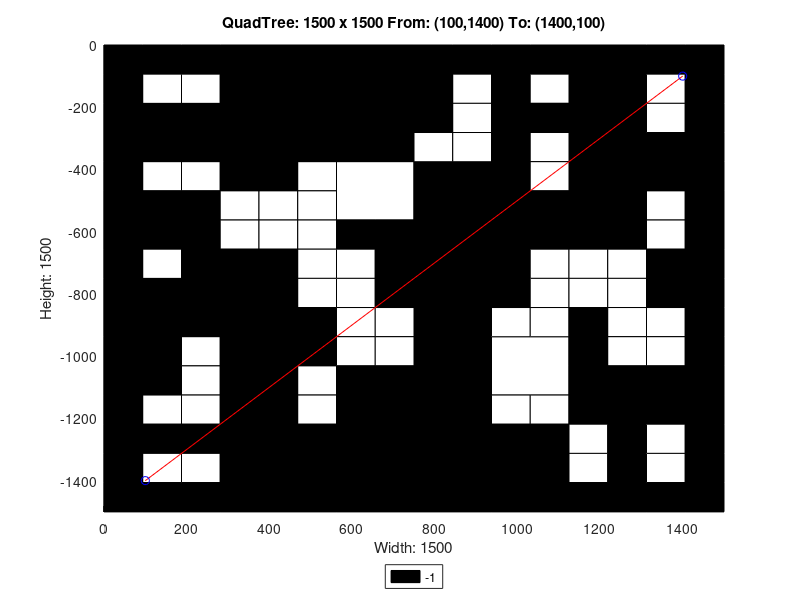

This chart was generated by the following MATLAB code:
axis([0 1500 -1500 0]);
title('QuadTree: 1500 x 1500 From: (100,1400) To: (1400,100)');
xlabel('Width: 1500');
ylabel('Height: 1500');
rectangle('Position',[375 -375 375 375], 'FaceColor',[0 0 0]);
rectangle('Position',[0 -375 187.5 187.5], 'FaceColor',[0 0 0]);
rectangle('Position',[187.5 -375 187.5 187.5], 'FaceColor',[0 0 0]);
rectangle('Position',[562.5 -562.5 187.5 187.5], 'FaceColor',[1 1 1]);
rectangle('Position',[1125 -187.5 187.5 187.5], 'FaceColor',[0 0 0]);
rectangle('Position',[1125 -375 187.5 187.5], 'FaceColor',[0 0 0]);
rectangle('Position',[750 -562.5 187.5 187.5], 'FaceColor',[0 0 0]);
rectangle('Position',[750 -750 187.5 187.5], 'FaceColor',[0 0 0]);
rectangle('Position',[1125 -562.5 187.5 187.5], 'FaceColor',[0 0 0]);
rectangle('Position',[0 -937.5 187.5 187.5], 'FaceColor',[0 0 0]);
rectangle('Position',[187.5 -937.5 187.5 187.5], 'FaceColor',[0 0 0]);
rectangle('Position',[0 -1125 187.5 187.5], 'FaceColor',[0 0 0]);
rectangle('Position',[562.5 -1312.5 187.5 187.5], 'FaceColor',[0 0 0]);
rectangle('Position',[375 -1500 187.5 187.5], 'FaceColor',[0 0 0]);
rectangle('Position',[562.5 -1500 187.5 187.5], 'FaceColor',[0 0 0]);
rectangle('Position',[750 -937.5 187.5 187.5], 'FaceColor',[0 0 0]);
rectangle('Position',[750 -1125 187.5 187.5], 'FaceColor',[0 0 0]);
rectangle('Position',[937.5 -1125 187.5 187.5], 'FaceColor',[1 1 1]);
rectangle('Position',[750 -1312.5 187.5 187.5], 'FaceColor',[0 0 0]);
rectangle('Position',[750 -1500 187.5 187.5], 'FaceColor',[0 0 0]);
rectangle('Position',[937.5 -1500 187.5 187.5], 'FaceColor',[0 0 0]);
rectangle('Position',[0 -93.75 93.75 93.75], 'FaceColor',[0 0 0]);
rectangle('Position',[93.75 -93.75 93.75 93.75], 'FaceColor',[0 0 0]);
rectangle('Position',[0 -187.5 93.75 93.75], 'FaceColor',[0 0 0]);
rectangle('Position',[93.75 -187.5 93.75 93.75], 'FaceColor',[1 1 1]);
rectangle('Position',[187.5 -93.75 93.75 93.75], 'FaceColor',[0 0 0]);
rectangle('Position',[281.25 -93.75 93.75 93.75], 'FaceColor',[0 0 0]);
rectangle('Position',[187.5 -187.5 93.75 93.75], 'FaceColor',[1 1 1]);
rectangle('Position',[281.25 -187.5 93.75 93.75], 'FaceColor',[0 0 0]);
rectangle('Position',[0 -468.75 93.75 93.75], 'FaceColor',[0 0 0]);
rectangle('Position',[93.75 -468.75 93.75 93.75], 'FaceColor',[1 1 1]);
rectangle('Position',[0 -562.5 93.75 93.75], 'FaceColor',[0 0 0]);
rectangle('Position',[93.75 -562.5 93.75 93.75], 'FaceColor',[0 0 0]);
rectangle('Position',[187.5 -468.75 93.75 93.75], 'FaceColor',[1 1 1]);
rectangle('Position',[281.25 -468.75 93.75 93.75], 'FaceColor',[0 0 0]);
rectangle('Position',[187.5 -562.5 93.75 93.75], 'FaceColor',[0 0 0]);
rectangle('Position',[281.25 -562.5 93.75 93.75], 'FaceColor',[1 1 1]);
rectangle('Position',[0 -656.25 93.75 93.75], 'FaceColor',[0 0 0]);
rectangle('Position',[93.75 -656.25 93.75 93.75], 'FaceColor',[0 0 0]);
rectangle('Position',[0 -750 93.75 93.75], 'FaceColor',[0 0 0]);
rectangle('Position',[93.75 -750 93.75 93.75], 'FaceColor',[1 1 1]);
rectangle('Position',[187.5 -656.25 93.75 93.75], 'FaceColor',[0 0 0]);
rectangle('Position',[281.25 -656.25 93.75 93.75], 'FaceColor',[1 1 1]);
rectangle('Position',[187.5 -750 93.75 93.75], 'FaceColor',[0 0 0]);
rectangle('Position',[281.25 -750 93.75 93.75], 'FaceColor',[0 0 0]);
rectangle('Position',[375 -468.75 93.75 93.75], 'FaceColor',[0 0 0]);
rectangle('Position',[468.75 -468.75 93.75 93.75], 'FaceColor',[1 1 1]);
rectangle('Position',[375 -562.5 93.75 93.75], 'FaceColor',[1 1 1]);
rectangle('Position',[468.75 -562.5 93.75 93.75], 'FaceColor',[1 1 1]);
rectangle('Position',[375 -656.25 93.75 93.75], 'FaceColor',[1 1 1]);
rectangle('Position',[468.75 -656.25 93.75 93.75], 'FaceColor',[1 1 1]);
rectangle('Position',[375 -750 93.75 93.75], 'FaceColor',[0 0 0]);
rectangle('Position',[468.75 -750 93.75 93.75], 'FaceColor',[1 1 1]);
rectangle('Position',[562.5 -656.25 93.75 93.75], 'FaceColor',[0 0 0]);
rectangle('Position',[656.25 -656.25 93.75 93.75], 'FaceColor',[0 0 0]);
rectangle('Position',[562.5 -750 93.75 93.75], 'FaceColor',[1 1 1]);
rectangle('Position',[656.25 -750 93.75 93.75], 'FaceColor',[0 0 0]);
rectangle('Position',[750 -93.75 93.75 93.75], 'FaceColor',[0 0 0]);
rectangle('Position',[843.75 -93.75 93.75 93.75], 'FaceColor',[0 0 0]);
rectangle('Position',[750 -187.5 93.75 93.75], 'FaceColor',[0 0 0]);
rectangle('Position',[843.75 -187.5 93.75 93.75], 'FaceColor',[1 1 1]);
rectangle('Position',[937.5 -93.75 93.75 93.75], 'FaceColor',[0 0 0]);
rectangle('Position',[1031.25 -93.75 93.75 93.75], 'FaceColor',[0 0 0]);
rectangle('Position',[937.5 -187.5 93.75 93.75], 'FaceColor',[0 0 0]);
rectangle('Position',[1031.25 -187.5 93.75 93.75], 'FaceColor',[1 1 1]);
rectangle('Position',[750 -281.25 93.75 93.75], 'FaceColor',[0 0 0]);
rectangle('Position',[843.75 -281.25 93.75 93.75], 'FaceColor',[1 1 1]);
rectangle('Position',[750 -375 93.75 93.75], 'FaceColor',[1 1 1]);
rectangle('Position',[843.75 -375 93.75 93.75], 'FaceColor',[1 1 1]);
rectangle('Position',[937.5 -281.25 93.75 93.75], 'FaceColor',[0 0 0]);
rectangle('Position',[1031.25 -281.25 93.75 93.75], 'FaceColor',[0 0 0]);
rectangle('Position',[937.5 -375 93.75 93.75], 'FaceColor',[0 0 0]);
rectangle('Position',[1031.25 -375 93.75 93.75], 'FaceColor',[1 1 1]);
rectangle('Position',[1312.5 -93.75 93.75 93.75], 'FaceColor',[0 0 0]);
rectangle('Position',[1406.25 -93.75 93.75 93.75], 'FaceColor',[0 0 0]);
rectangle('Position',[1312.5 -187.5 93.75 93.75], 'FaceColor',[1 1 1]);
rectangle('Position',[1406.25 -187.5 93.75 93.75], 'FaceColor',[0 0 0]);
rectangle('Position',[1312.5 -281.25 93.75 93.75], 'FaceColor',[1 1 1]);
rectangle('Position',[1406.25 -281.25 93.75 93.75], 'FaceColor',[0 0 0]);
rectangle('Position',[1312.5 -375 93.75 93.75], 'FaceColor',[0 0 0]);
rectangle('Position',[1406.25 -375 93.75 93.75], 'FaceColor',[0 0 0]);
rectangle('Position',[937.5 -468.75 93.75 93.75], 'FaceColor',[0 0 0]);
rectangle('Position',[1031.25 -468.75 93.75 93.75], 'FaceColor',[1 1 1]);
rectangle('Position',[937.5 -562.5 93.75 93.75], 'FaceColor',[0 0 0]);
rectangle('Position',[1031.25 -562.5 93.75 93.75], 'FaceColor',[0 0 0]);
rectangle('Position',[937.5 -656.25 93.75 93.75], 'FaceColor',[0 0 0]);
rectangle('Position',[1031.25 -656.25 93.75 93.75], 'FaceColor',[0 0 0]);
rectangle('Position',[937.5 -750 93.75 93.75], 'FaceColor',[0 0 0]);
rectangle('Position',[1031.25 -750 93.75 93.75], 'FaceColor',[1 1 1]);
rectangle('Position',[1312.5 -468.75 93.75 93.75], 'FaceColor',[0 0 0]);
rectangle('Position',[1406.25 -468.75 93.75 93.75], 'FaceColor',[0 0 0]);
rectangle('Position',[1312.5 -562.5 93.75 93.75], 'FaceColor',[1 1 1]);
rectangle('Position',[1406.25 -562.5 93.75 93.75], 'FaceColor',[0 0 0]);
rectangle('Position',[1125 -656.25 93.75 93.75], 'FaceColor',[0 0 0]);
rectangle('Position',[1218.75 -656.25 93.75 93.75], 'FaceColor',[0 0 0]);
rectangle('Position',[1125 -750 93.75 93.75], 'FaceColor',[1 1 1]);
rectangle('Position',[1218.75 -750 93.75 93.75], 'FaceColor',[1 1 1]);
rectangle('Position',[1312.5 -656.25 93.75 93.75], 'FaceColor',[1 1 1]);
rectangle('Position',[1406.25 -656.25 93.75 93.75], 'FaceColor',[0 0 0]);
rectangle('Position',[1312.5 -750 93.75 93.75], 'FaceColor',[0 0 0]);
rectangle('Position',[1406.25 -750 93.75 93.75], 'FaceColor',[0 0 0]);
rectangle('Position',[187.5 -1031.25 93.75 93.75], 'FaceColor',[1 1 1]);
rectangle('Position',[281.25 -1031.25 93.75 93.75], 'FaceColor',[0 0 0]);
rectangle('Position',[187.5 -1125 93.75 93.75], 'FaceColor',[1 1 1]);
rectangle('Position',[281.25 -1125 93.75 93.75], 'FaceColor',[0 0 0]);
rectangle('Position',[375 -843.75 93.75 93.75], 'FaceColor',[0 0 0]);
rectangle('Position',[468.75 -843.75 93.75 93.75], 'FaceColor',[1 1 1]);
rectangle('Position',[375 -937.5 93.75 93.75], 'FaceColor',[0 0 0]);
rectangle('Position',[468.75 -937.5 93.75 93.75], 'FaceColor',[0 0 0]);
rectangle('Position',[562.5 -843.75 93.75 93.75], 'FaceColor',[1 1 1]);
rectangle('Position',[656.25 -843.75 93.75 93.75], 'FaceColor',[0 0 0]);
rectangle('Position',[562.5 -937.5 93.75 93.75], 'FaceColor',[1 1 1]);
rectangle('Position',[656.25 -937.5 93.75 93.75], 'FaceColor',[1 1 1]);
rectangle('Position',[375 -1031.25 93.75 93.75], 'FaceColor',[0 0 0]);
rectangle('Position',[468.75 -1031.25 93.75 93.75], 'FaceColor',[0 0 0]);
rectangle('Position',[375 -1125 93.75 93.75], 'FaceColor',[0 0 0]);
rectangle('Position',[468.75 -1125 93.75 93.75], 'FaceColor',[1 1 1]);
rectangle('Position',[562.5 -1031.25 93.75 93.75], 'FaceColor',[1 1 1]);
rectangle('Position',[656.25 -1031.25 93.75 93.75], 'FaceColor',[1 1 1]);
rectangle('Position',[562.5 -1125 93.75 93.75], 'FaceColor',[0 0 0]);
rectangle('Position',[656.25 -1125 93.75 93.75], 'FaceColor',[0 0 0]);
rectangle('Position',[0 -1218.75 93.75 93.75], 'FaceColor',[0 0 0]);
rectangle('Position',[93.75 -1218.75 93.75 93.75], 'FaceColor',[1 1 1]);
rectangle('Position',[0 -1312.5 93.75 93.75], 'FaceColor',[0 0 0]);
rectangle('Position',[93.75 -1312.5 93.75 93.75], 'FaceColor',[0 0 0]);
rectangle('Position',[187.5 -1218.75 93.75 93.75], 'FaceColor',[1 1 1]);
rectangle('Position',[281.25 -1218.75 93.75 93.75], 'FaceColor',[0 0 0]);
rectangle('Position',[187.5 -1312.5 93.75 93.75], 'FaceColor',[0 0 0]);
rectangle('Position',[281.25 -1312.5 93.75 93.75], 'FaceColor',[0 0 0]);
rectangle('Position',[0 -1406.25 93.75 93.75], 'FaceColor',[0 0 0]);
rectangle('Position',[93.75 -1406.25 93.75 93.75], 'FaceColor',[1 1 1]);
rectangle('Position',[0 -1500 93.75 93.75], 'FaceColor',[0 0 0]);
rectangle('Position',[93.75 -1500 93.75 93.75], 'FaceColor',[0 0 0]);
rectangle('Position',[187.5 -1406.25 93.75 93.75], 'FaceColor',[1 1 1]);
rectangle('Position',[281.25 -1406.25 93.75 93.75], 'FaceColor',[0 0 0]);
rectangle('Position',[187.5 -1500 93.75 93.75], 'FaceColor',[0 0 0]);
rectangle('Position',[281.25 -1500 93.75 93.75], 'FaceColor',[0 0 0]);
rectangle('Position',[375 -1218.75 93.75 93.75], 'FaceColor',[0 0 0]);
rectangle('Position',[468.75 -1218.75 93.75 93.75], 'FaceColor',[1 1 1]);
rectangle('Position',[375 -1312.5 93.75 93.75], 'FaceColor',[0 0 0]);
rectangle('Position',[468.75 -1312.5 93.75 93.75], 'FaceColor',[0 0 0]);
rectangle('Position',[937.5 -843.75 93.75 93.75], 'FaceColor',[0 0 0]);
rectangle('Position',[1031.25 -843.75 93.75 93.75], 'FaceColor',[1 1 1]);
rectangle('Position',[937.5 -937.5 93.75 93.75], 'FaceColor',[1 1 1]);
rectangle('Position',[1031.25 -937.5 93.75 93.75], 'FaceColor',[1 1 1]);
rectangle('Position',[1125 -843.75 93.75 93.75], 'FaceColor',[1 1 1]);
rectangle('Position',[1218.75 -843.75 93.75 93.75], 'FaceColor',[1 1 1]);
rectangle('Position',[1125 -937.5 93.75 93.75], 'FaceColor',[0 0 0]);
rectangle('Position',[1218.75 -937.5 93.75 93.75], 'FaceColor',[1 1 1]);
rectangle('Position',[1312.5 -843.75 93.75 93.75], 'FaceColor',[0 0 0]);
rectangle('Position',[1406.25 -843.75 93.75 93.75], 'FaceColor',[0 0 0]);
rectangle('Position',[1312.5 -937.5 93.75 93.75], 'FaceColor',[1 1 1]);
rectangle('Position',[1406.25 -937.5 93.75 93.75], 'FaceColor',[0 0 0]);
rectangle('Position',[1125 -1031.25 93.75 93.75], 'FaceColor',[0 0 0]);
rectangle('Position',[1218.75 -1031.25 93.75 93.75], 'FaceColor',[1 1 1]);
rectangle('Position',[1125 -1125 93.75 93.75], 'FaceColor',[0 0 0]);
rectangle('Position',[1218.75 -1125 93.75 93.75], 'FaceColor',[0 0 0]);
rectangle('Position',[1312.5 -1031.25 93.75 93.75], 'FaceColor',[1 1 1]);
rectangle('Position',[1406.25 -1031.25 93.75 93.75], 'FaceColor',[0 0 0]);
rectangle('Position',[1312.5 -1125 93.75 93.75], 'FaceColor',[0 0 0]);
rectangle('Position',[1406.25 -1125 93.75 93.75], 'FaceColor',[0 0 0]);
rectangle('Position',[937.5 -1218.75 93.75 93.75], 'FaceColor',[1 1 1]);
rectangle('Position',[1031.25 -1218.75 93.75 93.75], 'FaceColor',[1 1 1]);
rectangle('Position',[937.5 -1312.5 93.75 93.75], 'FaceColor',[0 0 0]);
rectangle('Position',[1031.25 -1312.5 93.75 93.75], 'FaceColor',[0 0 0]);
rectangle('Position',[1125 -1218.75 93.75 93.75], 'FaceColor',[0 0 0]);
rectangle('Position',[1218.75 -1218.75 93.75 93.75], 'FaceColor',[0 0 0]);
rectangle('Position',[1125 -1312.5 93.75 93.75], 'FaceColor',[1 1 1]);
rectangle('Position',[1218.75 -1312.5 93.75 93.75], 'FaceColor',[0 0 0]);
rectangle('Position',[1312.5 -1218.75 93.75 93.75], 'FaceColor',[0 0 0]);
rectangle('Position',[1406.25 -1218.75 93.75 93.75], 'FaceColor',[0 0 0]);
rectangle('Position',[1312.5 -1312.5 93.75 93.75], 'FaceColor',[1 1 1]);
rectangle('Position',[1406.25 -1312.5 93.75 93.75], 'FaceColor',[0 0 0]);
rectangle('Position',[1125 -1406.25 93.75 93.75], 'FaceColor',[1 1 1]);
rectangle('Position',[1218.75 -1406.25 93.75 93.75], 'FaceColor',[0 0 0]);
rectangle('Position',[1125 -1500 93.75 93.75], 'FaceColor',[0 0 0]);
rectangle('Position',[1218.75 -1500 93.75 93.75], 'FaceColor',[0 0 0]);
rectangle('Position',[1312.5 -1406.25 93.75 93.75], 'FaceColor',[1 1 1]);
rectangle('Position',[1406.25 -1406.25 93.75 93.75], 'FaceColor',[0 0 0]);
rectangle('Position',[1312.5 -1500 93.75 93.75], 'FaceColor',[0 0 0]);
rectangle('Position',[1406.25 -1500 93.75 93.75], 'FaceColor',[0 0 0]);
X=[1400,100];
Y=[-100,-1400];
hold on;
plot(X,Y,'r');
plot(X,Y,'bo');
legend('-1','Location','southoutside');
